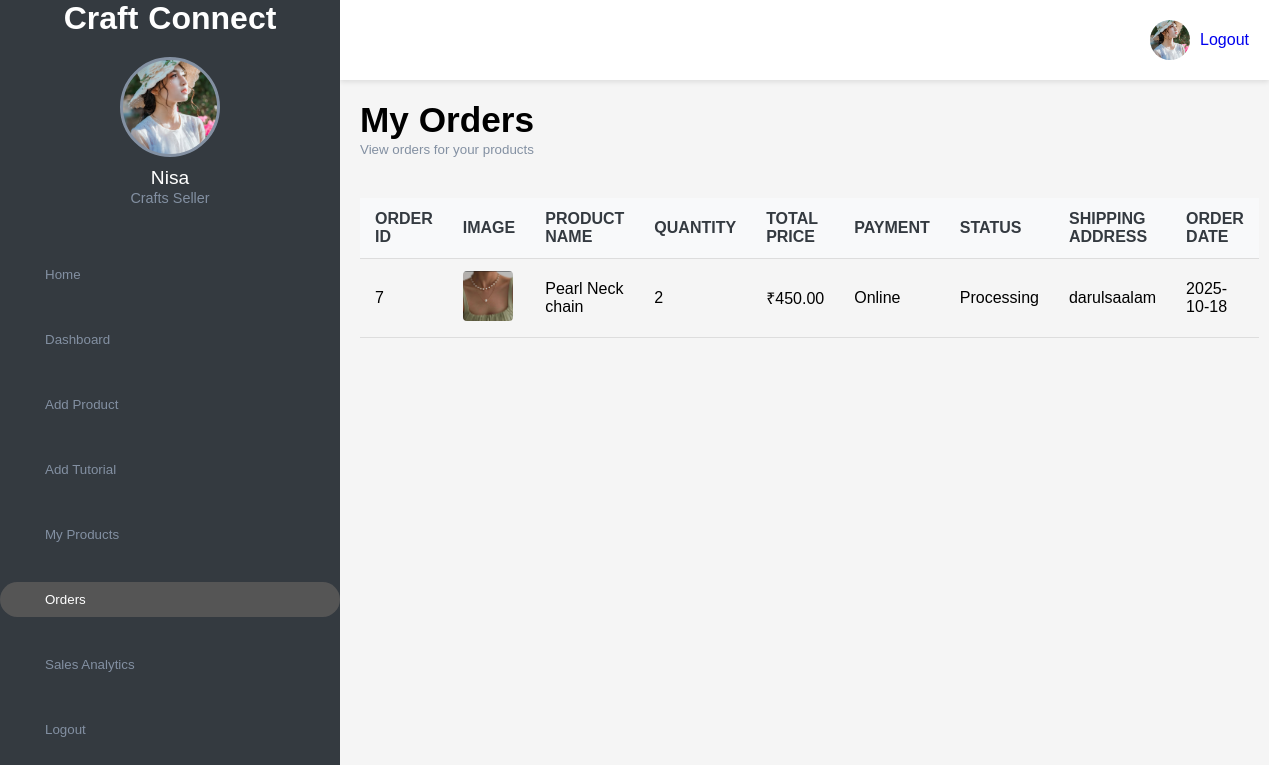
/seller/my-orders.php (signed in), run on the app's committed database.
### tables this page shows
CREATE TABLE `users` (
  `id` int(11) NOT NULL,
  `name` varchar(100) NOT NULL,
  `email` varchar(100) NOT NULL,
  `password` text NOT NULL,
  `phone` varchar(15) DEFAULT NULL,
  `role` enum('buyer','seller','admin') NOT NULL,
  `profile_pic` varchar(255) DEFAULT NULL,
  `created_at` timestamp NOT NULL DEFAULT current_timestamp(),
  `status` enum('pending','approved','removed') NOT NULL DEFAULT 'pending'
);

CREATE TABLE `orders` (
  `id` int(11) NOT NULL,
  `buyer_id` int(11) NOT NULL,
  `product_id` int(11) NOT NULL,
  `quantity` int(11) NOT NULL,
  `total_price` decimal(10,2) NOT NULL,
  `status` varchar(50) DEFAULT 'pending',
  `address_id` int(11) NOT NULL,
  `created_at` timestamp NOT NULL DEFAULT current_timestamp(),
  `payment_method` varchar(50) NOT NULL DEFAULT 'Online',
  `payment_ref` varchar(100) DEFAULT NULL,
  `payment_date` datetime DEFAULT NULL
);

CREATE TABLE `products` (
  `id` int(11) NOT NULL,
  `seller_id` int(11) NOT NULL,
  `name` varchar(100) NOT NULL,
  `description` text DEFAULT NULL,
  `category` varchar(50) NOT NULL,
  `price` decimal(10,2) NOT NULL,
  `stock` int(11) NOT NULL,
  `image_url` varchar(255) DEFAULT NULL,
  `created_at` datetime DEFAULT current_timestamp()
);

CREATE TABLE `buyer_addresses` (
  `id` int(11) NOT NULL,
  `buyer_id` int(11) NOT NULL,
  `full_name` varchar(100) NOT NULL,
  `email` varchar(100) NOT NULL,
  `phone` varchar(20) NOT NULL,
  `address` text NOT NULL,
  `created_at` timestamp NOT NULL DEFAULT current_timestamp()
);

### seller/my-orders.php (the view, shortened to what this page needs)
<?php
$conn = mysqli_connect("localhost", "root", "", "craftconnect");
$seller_id = $_SESSION['seller_id'];
$seller_sql = "SELECT name, profile_pic FROM users WHERE id = ?";
$seller_stmt = $conn->prepare($seller_sql);
$seller_stmt->bind_param("i", $seller_id);
$seller_stmt->execute();
$seller_result = $seller_stmt->get_result();
$seller = $seller_result->fetch_assoc();
$profile_img = !empty($seller['profile_pic']) ? '../' . htmlspecialchars($seller['profile_pic']) : '../img/seller.jpg';
$sql = "
    SELECT
        o.id AS order_id,
        o.created_at AS order_date,
        o.quantity,
        o.total_price AS price,
        p.image_url AS product_image,
        o.status,
        o.payment_method,
        p.name AS product_name,
        a.address
    FROM orders o
    JOIN products p ON o.product_id = p.id
    JOIN buyer_addresses a ON o.address_id = a.id
    WHERE p.seller_id = ?
    AND o.status NOT IN ('Awaiting Payment', 'Cancelled')
    ORDER BY o.created_at DESC
";
$stmt = mysqli_prepare($conn, $sql);
mysqli_stmt_bind_param($stmt, "i", $seller_id);
mysqli_stmt_execute($stmt);
$result = mysqli_stmt_get_result($stmt);
?>
<!DOCTYPE html>
<html lang="en">
<head>
<link rel="stylesheet" href="style.css">
<link rel="stylesheet" href="https://maxst.icons8.com/vue-static/landings/line-awesome/line-awesome/1.3.0/css/line-awesome.min.css">
</head>
<body>
    <div class="sidebar">
        <div class="side-header">
             <h1 class="m-0 display-5 font-weight-semi-bold">
                        <span class="text-primary font-weight-bold border px-3 mr-1">Craft</span>Connect
                    </h1>
        </div>
        <div class="side-content">
           <div class="profile">
    <div class="profile-img bg-img" style="background-image: url('<?php echo $profile_img; ?>')"></div>
    <h4><?php echo htmlspecialchars($seller['name']); ?></h4>
    <small>Crafts Seller</small>
</div>
           <div class="side-menu">
                <ul>
                       <li><a href="../home/index.php"><span class="las la-user"></span><small>Home</small></a></li>
                    <li><a href="seller-dashboard.php"><span class="las la-home"></span><small>Dashboard</small></a></li>
                    <li><a href="add-product.php"><span class="las la-plus-square"></span><small>Add Product</small></a></li>
                    <li><a href="add-tutorial.php"><span class="las la-video"></span><small>Add Tutorial</small></a></li>
                    <li><a href="my-products.php"><span class="las la-box-open"></span><small>My Products</small></a></li>
                    <li><a href="my-orders.php" class="active"><span class="las la-shopping-cart"></span><small>Orders</small></a></li>
                    <li><a href="sales-analytics.php"><span class="las la-chart-line"></span><small>Sales Analytics</small></a></li>
                    <li><a href="../home/logout.php"><span class="las la-sign-out-alt"></span><small>Logout</small></a></li>
                </ul>
           </div>
        </div>
    </div>
    <div class="main-content">
        <header>
            <div class="header-menu">
                <div class="user">
    <div class="bg-img" style="background-image: url('<?php echo $profile_img; ?>')"></div>
    <span><a href="../home/logout.php">Logout</a></span>
</div>
            </div>
        </header>
      <main>
            <div class="page-header">
                <h1>My Orders</h1>
                <small>View orders for your products</small>
            </div>
            <div class="page-content">
                <div class="table-container">
                    <table>
                     <thead>
                             <tr>
                                 <th>Order ID</th>
                                 <th>Image</th>
                                 <th>Product Name</th>
                                 <th>Quantity</th>
                                  <th>Total Price</th>
                                 <th>Payment</th>
                                 <th>Status</th>
                                 <th>Shipping Address</th>
                                 <th>Order Date</th>
                             </tr>
                            </thead>
                      <tbody>
                            <?php if (mysqli_num_rows($result) > 0): ?>
                                <?php while ($row = mysqli_fetch_assoc($result)): ?>
                                <tr>
                                    <td><?php echo htmlspecialchars($row['order_id']); ?></td>
                                    <td>
                                        <img src="../<?php echo htmlspecialchars($row['product_image']); ?>"
                                             alt="<?php echo htmlspecialchars($row['product_name']); ?>"
                                             style="width: 50px; height: 50px; object-fit: cover; border-radius: 4px;">
                                    </td>
                                    <td><?php echo htmlspecialchars($row['product_name']); ?></td>
                                    <td><?php echo htmlspecialchars($row['quantity']); ?></td>
                                    <td>₹<?php echo number_format($row['price'], 2); ?></td>
                                    <td><?php echo htmlspecialchars($row['payment_method']); ?></td>
                                    <td><?php echo htmlspecialchars(ucfirst($row['status'])); ?></td>
                                    <td>
                                        <?php
                                            echo htmlspecialchars($row['address']);
                                        ?>
                                    </td>
                                    <td><?php echo date('Y-m-d', strtotime($row['order_date'])); ?></td>
                                </tr>
                                <?php endwhile; ?>
                            <?php else: ?>
                            <tr>
                                <td colspan="9">No paid/confirmed orders found for your products.</td>
                            </tr>
                            <?php endif; ?>
                        </tbody>
                    </table>
                </div>
            </div>
        </main>
    </div>
</body>
</html>

### seller/style.css (style rules this page uses)
:root { --main-color: #555555; --color-dark: #343a40; --text-grey: #8390A2; --bg-color: #f5f5f5; }
* { padding: 0; margin: 0; box-sizing: border-box; list-style-type: none; text-decoration: none; font-family: 'Poppins', sans-serif; }
body { background-color: var(--bg-color); margin: 0 !important; padding: 0 !important; width: 100vw; overflow-x: hidden; }
.sidebar { width: 340px; height: 100%; position: fixed; left: 0; top: 0; background-color: var(--color-dark); z-index: 100; transition: width 300ms; }
.side-header { box-sizing: 30px 20px; color: #fff; display: flex; align-items: center; justify-content: center; }
.side-header span { color: #fff; font-size: 2rem; display: inline-block; margin-right: 10px; }
.side-content { display: flex; flex-direction: column; align-items: center; padding: 20px 0; }
.profile { text-align: center; margin-bottom: 20px; }
.profile .bg-img { height: 100px; width: 100px; background-size: cover; background-position: center; margin: auto; border-radius: 50%; border: 3px solid var(--text-grey); }
.profile h4 { color: #fff; margin-top: 10px; font-size: 1.2rem; font-weight: 500; }
.profile small { color: var(--text-grey); font-size: 0.9rem; }
.side-menu { width: 100%; margin-top: 20px; }
.side-menu li { padding: 10px 0; margin-bottom: 10px; }
.side-menu a { color: var(--text-grey); display: block; padding: 10px 30px; display: flex; align-items: center; transition: background-color 0.3s, color 0.3s; }
.side-menu a:hover, .side-menu a.active { background-color: var(--main-color); color: #fff; border-radius: 20px; }
.main-content { margin-left: 340px; transition: margin-left 300ms; }
header { background-color: #fff; display: flex; justify-content: space-between; align-items: center; padding: 20px; position: sticky; top: 0; z-index: 99; box-shadow: 0 2px 5px rgba(0, 0, 0, 0.1); }
.header-menu { margin-left: auto; }
.user { display: flex; align-items: center; }
.user .bg-img { height: 40px; width: 40px; border-radius: 50%; background-size: cover; background-position: center; margin-right: 10px; }
.user span { color: var(--text-grey); cursor: pointer; }
main { padding: 20px; }
.page-header { margin-bottom: 20px; }
.page-header h1 { font-size: 2.2rem; font-weight: 600; }
.page-header small { color: var(--text-grey); }
.page-content { padding: 20px 0; }
table { width: 100%; border-collapse: collapse; }
th, td { padding: 12px 15px; text-align: left; border-bottom: 1px solid #ddd; }
thead th { background-color: #f8f9fa; color: var(--color-dark); font-weight: 600; text-transform: uppercase; }

### data on the page
users: profile_pic (picture), name "Nisa"
orders: id "7", product.image_url (picture), product.name "Pearl Neck chain", quantity "2", total_price "450.00", payment_method "Online", status "Processing", buyer_addresses.address "darulsaalam", created_at "2025-10-18"
